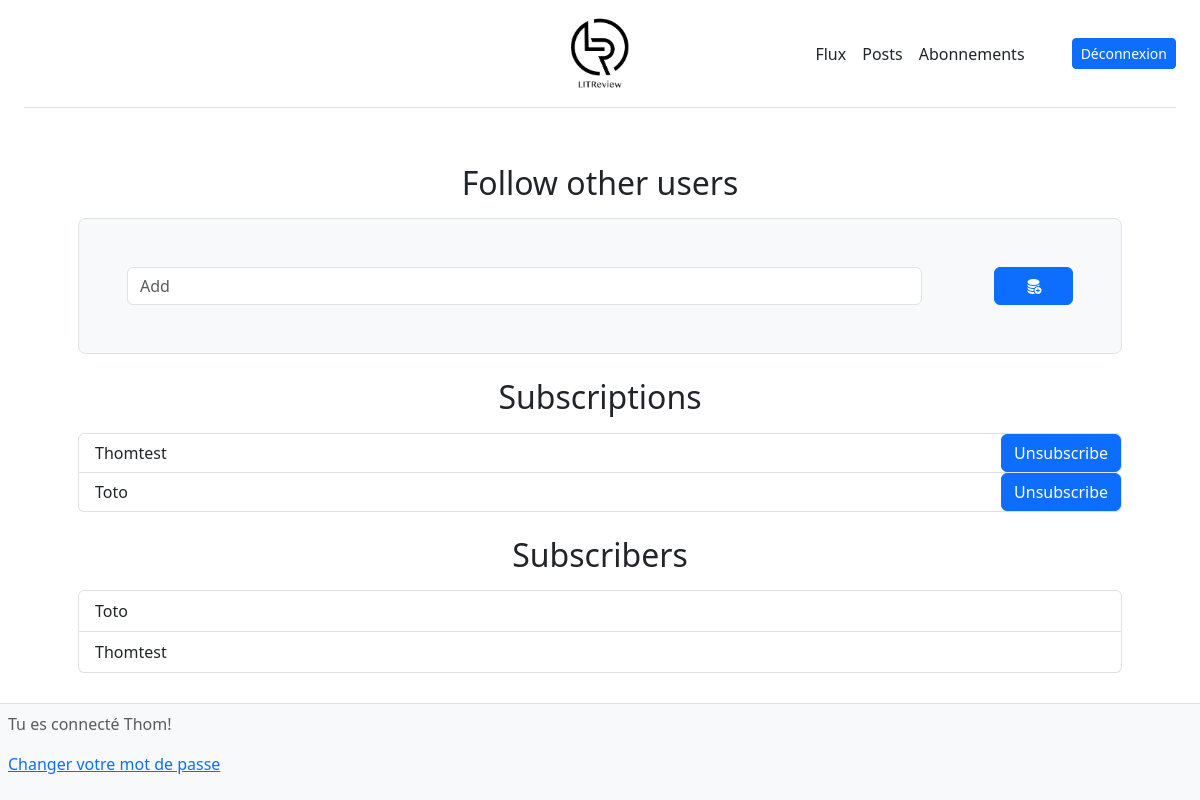
/subscription/ (signed in), run on an earlier commit of the app's database.
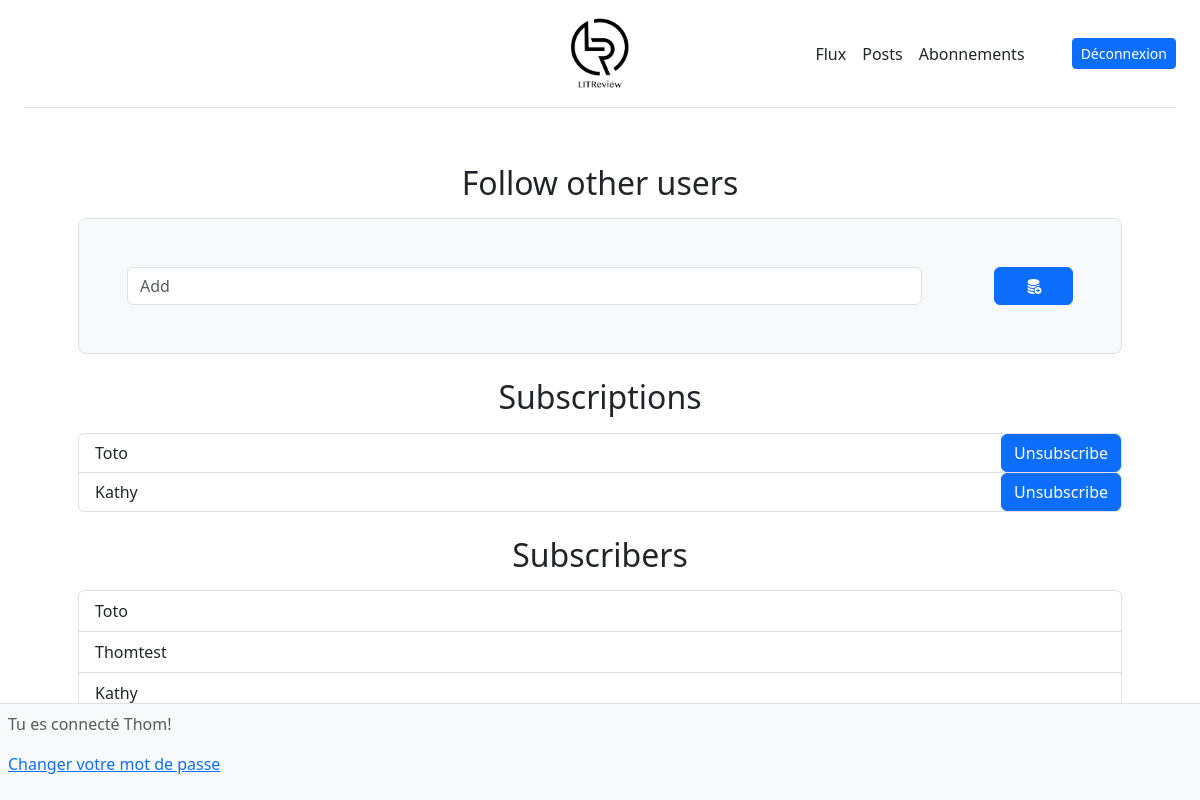
And on a later commit of the database.
### mvp/models.py (models this page shows, shortened)
class UserFollows(models.Model):
    user = models.ForeignKey(to=settings.AUTH_USER_MODEL, on_delete=models.CASCADE, related_name='following')
    followed_user = models.ForeignKey(to=settings.AUTH_USER_MODEL, on_delete=models.CASCADE,
                                      related_name='following_by')
    class Meta:
        constraints = [
            models.UniqueConstraint(fields=['user', 'followed_user'], name="unique_user")
        ]

### authentication/models.py (models this page shows, shortened)
class MyUser(AbstractBaseUser, PermissionsMixin):
    username = models.CharField(max_length=40, unique=True)
    USERNAME_FIELD = 'username'
    EMAIL_FIELD = 'email'
    ADMINISTRATOR = 'ADMINISTRATOR'
    SUBSCRIBER = 'SUBSCRIBER'
    ROLE_CHOICES = [
        (ADMINISTRATOR, 'Administrateur'),
        (SUBSCRIBER, 'Utilisateur'),
    ]
    REQUIRED_FIELDS = ['email']
    email = models.EmailField(
        verbose_name='email address',
        max_length=255,
        unique=True,
        null=True,
        blank=True,
    )
    role = models.CharField(max_length=30, choices=ROLE_CHOICES, default=SUBSCRIBER, verbose_name='Rôle')
    is_active = models.BooleanField(default=True)
    is_admin = models.BooleanField(default=False)
    objects = MyCustomManager()
    def __str__(self):
        return self.username

### mvp/views.py (the view, shortened to what this page needs)
# urls.py: path('subscription/', mvp.views.FollowUsers.as_view(), name='subscription'),
class FollowUsers(LoginRequiredMixin, View):
    template_name = 'follow_users_forms.html'
    User = get_user_model()
    user_searching = User.objects.all()
    def get(self, request, *args, **kwargs):
        user_follows = UserFollows.objects.filter(user=request.user)
        user_followers = UserFollows.objects.filter(followed_user=request.user)
        other_users = self.user_searching.exclude(username=request.user)
        for user in user_follows:
            other_users = other_users.exclude(username=user.followed_user)
        context = {
            'users': other_users,
            'user_follows': user_follows,
            'user_followers': user_followers
        }
        return render(request, self.template_name, context=context)

### mvp/templates/follow_users_forms.html (shortened to what this page needs)
{% extends 'base.html' %}
{% load i18n %}
{% load django_bootstrap5 %}
{% block bootstrap5_extra_head %}<link rel="stylesheet" href="https://cdn.jsdelivr.net/npm/bootstrap-icons@1.10.3/font/bootstrap-icons.css">{% endblock %}
{% block content %}
<div class="container-fluid">
    <div class="px-4 py-2 my-5 text-center">
        <h2>{% translate 'Follow other users' %}</h2>
        <form class="p-4 p-md-5 border rounded-3 bg-light mt-3" method="post" >
            <div class="d-flex flex-nowrap justify-content-center">
                <div class="input-group">
                    <div class="col-11">
                        <input type="search"  class="form-control" list="users_list" placeholder="{% translate 'Add' %}"  aria-label="{% translate 'Search' %}"  name="add" />
                    </div>
                </div>
                <button type="submit" class="col-1 btn btn-primary" name="add">
                    <i class="bi bi-database-fill-add"></i>
                </button>
            </div>
        </form>
        <article class="mt-4">
            <h2>{% translate 'Subscriptions' %}</h2>
            <form method="post">
                <ul class="list-group mt-3">
                    {% for user_followed in user_follows %}
                        <li class="list-group-item align-items-center my-0 py-0 pe-0 rounded-end">
                            <div class="d-flex justify-content-between">
                                <div class="d-flex align-items-center">{{ user_followed.followed_user }}</div>
                                <button type="submit" class="btn btn-primary" name="Unsubscribe" value={{user_followed.followed_user}} >{% translate 'Unsubscribe' %}</button>
                            </div>
                        </li>
                    {% endfor %}
                </ul>
            </form>
        </article>
        <article class="mt-4">
            <h2>{% translate 'Subscribers' %}</h2>
             <ul class="list-group mt-3">
                   {% for user_followed in user_followers %}
                        <li class="list-group-item">
                            <div class="d-flex align-items-center">{{ user_followed.user }}</div>
                        </li>
                    {% endfor %}
                </ul>
        </article>
    </div>
</div>
{% endblock content %}

### templates/base.html (shortened to what this page needs)
<!DOCTYPE html>
{% load django_bootstrap5 %}
{% load i18n %}
{% get_current_language as LANGUAGE_CODE %}
<html lang="{{ LANGUAGE_CODE|default:'en_us' }}">
  <head>
    {% bootstrap_css %}
    {% block bootstrap5_extra_head %}{% endblock %}
  </head>
  <body class="container-fluid">
    <div class="container-fluid">
        <header class="d-flex flex-wrap align-items-center justify-content-center justify-content-lg-end py-3 mb-4 border-bottom">
                <a href="/" class="d-flex col-12 col-lg-4 mb-2 mb-lg-0">
                    <img class="d-block mx-auto" src="../static/images/LITReview.png" alt="logo" height="75px">
                </a>
                <div class="d-flex flex-wrap align-items-center justify-content-center justify-content-md-end col-12 col-md-12 col-lg-4 ">
                    <ul class="nav nav justify-content-center col-12 col-md-4 col-lg-8">
                        <li class="nav-item"><a href="#" class="nav-link px-2 link-dark" >Flux</a></li>
                        <li class="nav-item"><a href="#" class="nav-link px-2 link-dark">Posts</a></li>
                        <li class="nav-item"><a href="{% url 'subscription' %}" class="nav-link px-2 link-dark">Abonnements</a></li>
                    </ul>
                    <div class="text-center text-md-end col-12 col-md-4 ">
                        {% if user.is_authenticated %}
                            <form class="mb-0" action="/logout" >
                                <button type="submit" class="btn btn-primary btn-sm">{% translate 'Sign out' %}</button>
                            </form>
                        {% else %}
                        <form class="mb-0" action="/signup">
                            <button type="submit" class="btn btn-primary btn-sm">{% translate 'Sign Up' %}</button>
                        </form>
                        {% endif %}
                    </div>
                </div>
            </header>
    </div>
    <main class="container">
        {% block content %}{% endblock content %}
    </main>
    <footer class="fixed-bottom bg-body-tertiary text-body-secondary p-2  border-top">
        <p>{% translate 'You are connected' %} {{ request.user }}! </p>
        <p><a href="{% url 'password_change' %}">{% translate 'Change password' %}</a></p>
    </footer>
  </body>
</html>

What changed in the data, as far as the page shows it:
removed UserFollows: followed_user "Thomtest", shown under "Subscriptions"
added UserFollows: followed_user "Kathy", shown under "Subscriptions"
added UserFollows: user "Kathy", shown under "Subscribers"
